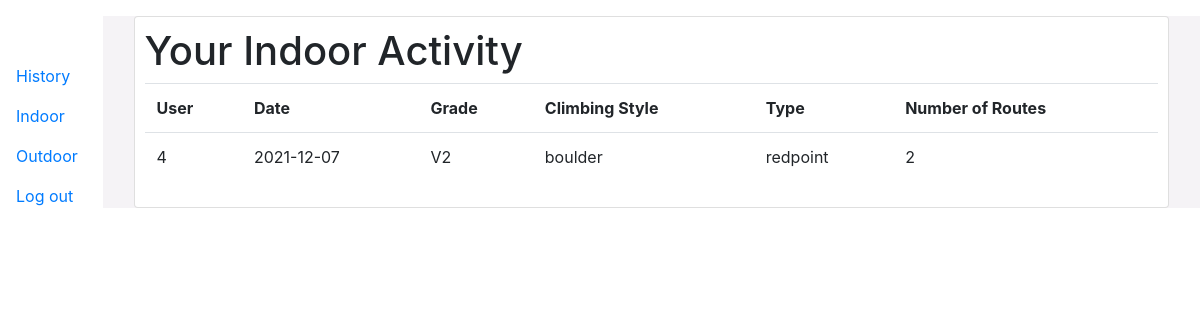
Screenshot of /history (signed in) with the database file from the repository.
### tables this page shows
CREATE TABLE indoor (user_id INTEGER NOT NULL, date TEXT, grade TEXT, type TEXT, num_routes INTEGER, send_type TEXT, FOREIGN KEY (user_id) REFERENCES users (user_id));

### app.py (the view)
@app.route("/history")
def history():
    user = session['user_id']
    conn = get_db()
    rows = conn.execute('SELECT * FROM indoor WHERE user_id = ?', (user,) ).fetchall()
    conn.close()
    return render_template("history.html", rows = rows)

### app.py (called while the page is built)
def get_db():
    conn = sql.connect('climbs.db')
    conn.row_factory = sql.Row
    return conn

### templates/history.html
{% extends "layout.html" %}
{% block main %}
<div class = "container-fluid">
<div class = "card row m-3">
    <h1>Your Indoor Activity</h1>
    <table class = "table" id = "results-table">
        <tr>
            <th>User</th>
            <th>Date</th>
            <th>Grade</th>
            <th>Climbing Style</th>
            <th>Type</th>
            <th>Number of Routes</th>
        </tr>
        {% for row in rows %}
        <tr>
            <td>{{ row['user_id'] }}</td>
            <td>{{ row['date'] }}</td>
            <td>{{ row['grade'] }}</td>
            <td>{{ row['type'] }}</td>
            <td>{{ row['send_type'] }}</td>
            <td>{{ row['num_routes'] }}</td>
        </tr>
        {% endfor %}
    </table>
</div>
</div>
{% endblock %}

### static/styles.css (style rules this page uses)
body { font-family: 'Segoe UI', Tahoma, Geneva, Verdana, sans-serif; font-weight: 400; background-color: #F5F3F6; color: #a6a6a6; overflow-x: hidden; }
.container-fluid { background-color: #F5F3F6; }
.card { padding: 10px; border-radius: 10px; height: 100%; }

### rows the page displays
indoor: user_id "4", date "2021-12-07", grade "V2", type "boulder", send_type "redpoint", num_routes "2"
